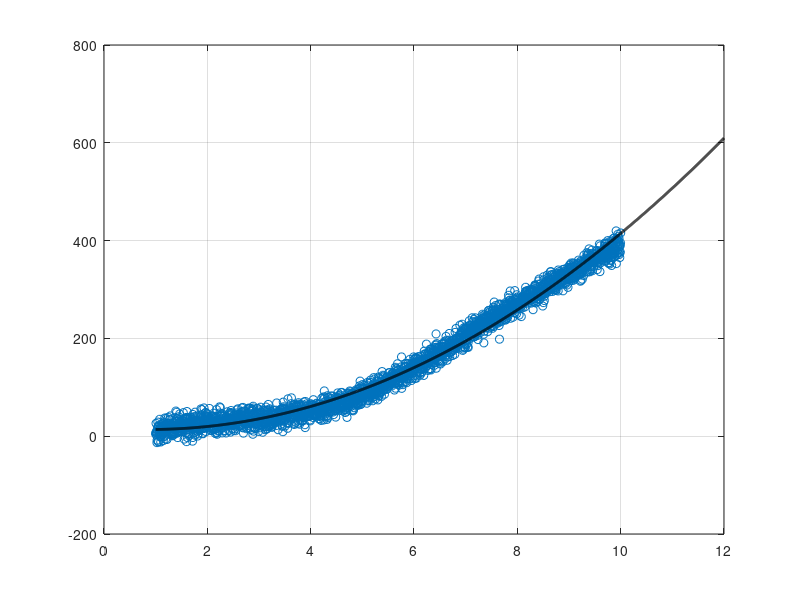

MATLAB code for this plot:
clc
clear all
close all

% Entradas ...
X = linspace(1,10,2560);
Y = 4*X.^2+16*sin(X)-8./X+12*randn([1,2560]);
m = 2;

% Calculo de momentos
mo = zeros(1,2*m+1);
mo(1,1) = length(X);
for j = 2:(2*m+1)

	mo(1,j) = sum(X.^(j-1));

end

A = zeros(m+1,m+1);
b = zeros(m+1,1);
for j = 1:(m+1)

%	A(1,:) = mo(1,1:4)
%	A(2,:) = mo(1,2:5)
%	A(3,:) = mo(1,3:6)
	
	A(j,:) = mo(1,(j):(j+m));
	b(j,1) = sum((X.^(j-1)).*Y);

end

X1 = linspace(1,12,2560);
a = A\b;
a(1:end,1) = a(end:-1:1,1);
y = polyval(a.',X1);


figure(1)
plot(X,Y,"o",...
X1,y,"k","LineWidth",2)
grid on